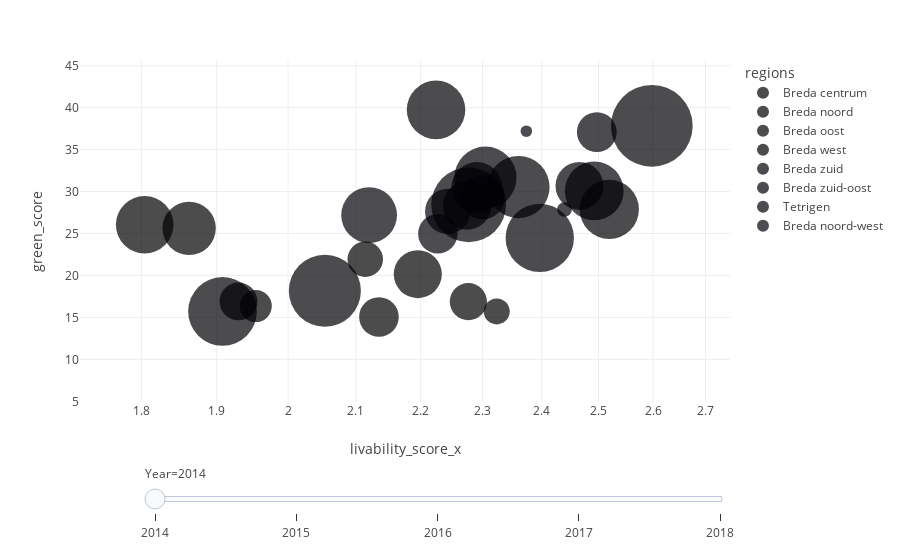

Here is the notebook cell this chart was saved with:
### Code cell
fig = px.scatter(df_groupby_months,x='livability_score_x',y='green_score',
                animation_frame="Year",
                size="Population",
                animation_group="Neighborhood",
                hover_name="Neighborhood",
                log_x=True,
                size_max=60,
                color="regions",)
fig["layout"].pop("updatemenus")
fig.show()

### Figure 1 — Plotly figure (JSON) as saved in the notebook; plotly's stock layout.template omitted (floating-point values rounded to 4 significant figures)
{"data": [{"hovertemplate": "<b>%{hovertext}</b><br><br>regions=Breda centrum<br>Year=2014<br>livability_score_x=%{x}<br>green_score=%{y}<br>Population=%{marker.size}<extra></extra>", "hovertext": ["City", "Fellenoord", "Station", "Valkenberg", "City", "Station", "Valkenberg"], "ids": ["City", "Fellenoord", "Station", "Valkenberg", "City", "Station", "Valkenberg"], "legendgroup": "Breda centrum", "marker": {"color": "#000001", "size": [2365, 1545, 2080, 1905, 2365, 2080, 1905], "sizemode": "area", "sizeref": 3.017, "symbol": "circle"}, "mode": "markers", "name": "Breda centrum", "orientation": "v", "showlegend": true, "type": "scatter", "x": [2.135, 1.954, 2.277, 2.114, 2.176, 2.311, 2.132], "xaxis": "x", "y": [15.06, 16.35, 16.88, 21.94, 9.595, 12.97, 28.03], "yaxis": "y"}, {"hovertemplate": "<b>%{hovertext}</b><br><br>regions=Breda noord<br>Year=2014<br>livability_score_x=%{x}<br>green_score=%{y}<br>Population=%{marker.size}<extra></extra>", "hovertext": ["Belcrum", "Biesdonk", "Doornbos-Linie", "Waterdonken"], "ids": ["Belcrum", "Biesdonk", "Doornbos-Linie", "Waterdonken"], "legendgroup": "Breda noord", "marker": {"color": "#000002", "size": [3485, 5005, 4295, 1020], "sizemode": "area", "sizeref": 3.017, "symbol": "circle"}, "mode": "markers", "name": "Breda noord", "orientation": "v", "showlegend": true, "type": "scatter", "x": [2.196, 1.804, 1.863, 2.324], "xaxis": "x", "y": [20.15, 26.04, 25.62, 15.72], "yaxis": "y"}, {"hovertemplate": "<b>%{hovertext}</b><br><br>regions=Breda oost<br>Year=2014<br>livability_score_x=%{x}<br>green_score=%{y}<br>Population=%{marker.size}<extra></extra>", "hovertext": ["Brabantpark", "Heusdenhout", "Sportpark", "Zandberg", "Brabantpark", "Sportpark"], "ids": ["Brabantpark", "Heusdenhout", "Sportpark", "Zandberg", "Brabantpark", "Sportpark"], "legendgroup": "Breda oost", "marker": {"color": "#000003", "size": [10080, 5175, 3455, 5285, 10080, 3455], "sizemode": "area", "sizeref": 3.017, "symbol": "circle"}, "mode": "markers", "name": "Breda oost", "orientation": "v", "showlegend": true, "type": "scatter", "x": [2.598, 2.225, 2.466, 2.52, 2.157, 2.377], "xaxis": "x", "y": [37.83, 39.74, 30.67, 27.87, 28.06, 32.62], "yaxis": "y"}, {"hovertemplate": "<b>%{hovertext}</b><br><br>regions=Breda west<br>Year=2014<br>livability_score_x=%{x}<br>green_score=%{y}<br>Population=%{marker.size}<extra></extra>", "hovertext": ["Haagpoort", "Heilaar", "Heuvel", "Princenhage", "Tuinzigt", "Westerpark", "Westerpark"], "ids": ["Haagpoort", "Heilaar", "Heuvel", "Princenhage", "Tuinzigt", "Westerpark", "Westerpark"], "legendgroup": "Breda west", "marker": {"color": "#000004", "size": [2150, 325, 7830, 8435, 7120, 3555, 3555], "sizemode": "area", "sizeref": 3.017, "symbol": "circle"}, "mode": "markers", "name": "Breda west", "orientation": "v", "showlegend": true, "type": "scatter", "x": [1.93, 2.44, 2.054, 2.277, 1.908, 2.275, 2.422], "xaxis": "x", "y": [16.9, 27.86, 18.18, 28.43, 15.71, 28.34, 28.75], "yaxis": "y"}, {"hovertemplate": "<b>%{hovertext}</b><br><br>regions=Breda zuid<br>Year=2014<br>livability_score_x=%{x}<br>green_score=%{y}<br>Population=%{marker.size}<extra></extra>", "hovertext": ["Boeimeer", "Ruitersbos", "Boeimeer", "Ruitersbos"], "ids": ["Boeimeer", "Ruitersbos", "Boeimeer", "Ruitersbos"], "legendgroup": "Breda zuid", "marker": {"color": "#000005", "size": [5835, 2390, 5835, 2390], "sizemode": "area", "sizeref": 3.017, "symbol": "circle"}, "mode": "markers", "name": "Breda zuid", "orientation": "v", "showlegend": true, "type": "scatter", "x": [2.36, 2.497, 2.425, 2.372], "xaxis": "x", "y": [30.53, 37.08, 35.29, 28.25], "yaxis": "y"}, {"hovertemplate": "<b>%{hovertext}</b><br><br>regions=Breda zuid-oost<br>Year=2014<br>livability_score_x=%{x}<br>green_score=%{y}<br>Population=%{marker.size}<extra></extra>", "hovertext": ["Blauwe Kei", "Ginneken", "Overakker", "Ypelaar", "Blauwe Kei", "Ginneken", "Overakker", "Ypelaar"], "ids": ["Blauwe Kei", "Ginneken", "Overakker", "Ypelaar", "Blauwe Kei", "Ginneken", "Overakker", "Ypelaar"], "legendgroup": "Breda zuid-oost", "marker": {"color": "#000006", "size": [3875, 5205, 2955, 5820, 3875, 5205, 2955, 5820], "sizemode": "area", "sizeref": 3.017, "symbol": "circle"}, "mode": "markers", "name": "Breda zuid-oost", "orientation": "v", "showlegend": true, "type": "scatter", "x": [2.291, 2.492, 2.3, 2.305, 2.349, 2.45, 2.313, 2.273], "xaxis": "x", "y": [30.5, 30.08, 29.33, 31.66, 20.79, 21.43, 31.78, 28.89], "yaxis": "y"}, {"hovertemplate": "<b>%{hovertext}</b><br><br>regions=Tetrigen<br>Year=2014<br>livability_score_x=%{x}<br>green_score=%{y}<br>Population=%{marker.size}<extra></extra>", "hovertext": ["Teteringen"], "ids": ["Teteringen"], "legendgroup": "Tetrigen", "marker": {"color": "#000007", "size": [7045], "sizemode": "area", "sizeref": 3.017, "symbol": "circle"}, "mode": "markers", "name": "Tetrigen", "orientation": "v", "showlegend": true, "type": "scatter", "x": [2.397], "xaxis": "x", "y": [24.47], "yaxis": "y"}, {"hovertemplate": "<b>%{hovertext}</b><br><br>regions=Breda noord-west<br>Year=2014<br>livability_score_x=%{x}<br>green_score=%{y}<br>Population=%{marker.size}<extra></extra>", "hovertext": ["Hagebeemd", "Heksenwiel", "Kroeten", "Muizenberg"], "ids": ["Hagebeemd", "Heksenwiel", "Kroeten", "Muizenberg"], "legendgroup": "Breda noord-west", "marker": {"color": "#000008", "size": [200, 4700, 2350, 3100], "sizemode": "area", "sizeref": 3.017, "symbol": "circle"}, "mode": "markers", "name": "Breda noord-west", "orientation": "v", "showlegend": true, "type": "scatter", "x": [2.374, 2.12, 2.227, 2.243], "xaxis": "x", "y": [37.2, 27.19, 24.97, 27.64], "yaxis": "y"}], "layout": {"legend": {"itemsizing": "constant", "title": {"text": "regions"}, "tracegroupgap": 0}, "margin": {"t": 60}, "sliders": [{"active": 0, "currentvalue": {"prefix": "Year="}, "len": 0.9, "pad": {"b": 10, "t": 60}, "steps": [{"args": [["2014"], {"frame": {"duration": 0, "redraw": false}, "fromcurrent": true, "mode": "immediate", "transition": {"duration": 0, "easing": "linear"}}], "label": "2014", "method": "animate"}, {"args": [["2015"], {"frame": {"duration": 0, "redraw": false}, "fromcurrent": true, "mode": "immediate", "transition": {"duration": 0, "easing": "linear"}}], "label": "2015", "method": "animate"}, {"args": [["2016"], {"frame": {"duration": 0, "redraw": false}, "fromcurrent": true, "mode": "immediate", "transition": {"duration": 0, "easing": "linear"}}], "label": "2016", "method": "animate"}, {"args": [["2017"], {"frame": {"duration": 0, "redraw": false}, "fromcurrent": true, "mode": "immediate", "transition": {"duration": 0, "easing": "linear"}}], "label": "2017", "method": "animate"}, {"args": [["2018"], {"frame": {"duration": 0, "redraw": false}, "fromcurrent": true, "mode": "immediate", "transition": {"duration": 0, "easing": "linear"}}], "label": "2018", "method": "animate"}], "x": 0.1, "xanchor": "left", "y": 0, "yanchor": "top"}], "xaxis": {"anchor": "y", "domain": [0, 1], "title": {"text": "livability_score_x"}, "type": "log"}, "yaxis": {"anchor": "x", "domain": [0, 1], "title": {"text": "green_score"}}}}
